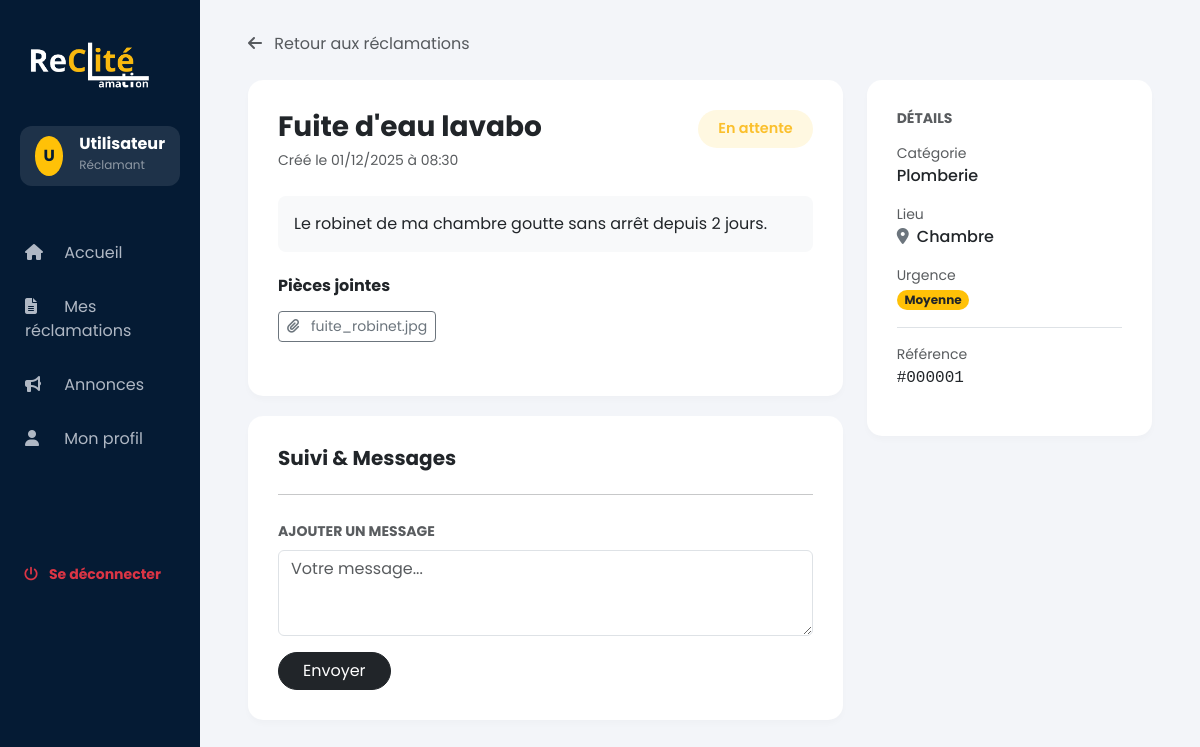
The app's page /reclamant/view.php?id=1 (signed in) with its own data.
### tables this page shows
CREATE TABLE `reclamations` (
                                `id` int(11) NOT NULL AUTO_INCREMENT,
                                `user_id` int(11) NOT NULL,
                                `categorie_id` int(11) NOT NULL,
                                `objet` varchar(255) NOT NULL,
                                `description` text NOT NULL,
                                `lieu` varchar(255) DEFAULT NULL,
                                `urgence` enum('Faible','Moyenne','Haute','Urgent') DEFAULT 'Faible',
                                `statut` enum('en_attente','en_cours','resolu','rejete') NOT NULL DEFAULT 'en_attente',
                                `date_creation` datetime DEFAULT current_timestamp(),
                                PRIMARY KEY (`id`),
                                KEY `user_id` (`user_id`),
                                KEY `categorie_id` (`categorie_id`),
                                CONSTRAINT `reclamations_ibfk_1` FOREIGN KEY (`user_id`) REFERENCES `users` (`id`) ON DELETE CASCADE,
                                CONSTRAINT `reclamations_ibfk_2` FOREIGN KEY (`categorie_id`) REFERENCES `categories` (`id`) ON DELETE CASCADE
);

CREATE TABLE `pieces_jointes` (
                                  `id` int(11) NOT NULL AUTO_INCREMENT,
                                  `reclamation_id` int(11) NOT NULL,
                                  `chemin_fichier` varchar(255) NOT NULL,
                                  `nom_fichier` varchar(255) NOT NULL,
                                  PRIMARY KEY (`id`),
                                  KEY `reclamation_id` (`reclamation_id`),
                                  CONSTRAINT `pieces_jointes_ibfk_1` FOREIGN KEY (`reclamation_id`) REFERENCES `reclamations` (`id`) ON DELETE CASCADE
);

CREATE TABLE `categories` (
                              `id` int(11) NOT NULL AUTO_INCREMENT,
                              `nom` varchar(100) NOT NULL,
                              PRIMARY KEY (`id`)
);

### reclamant/view.php (the view, shortened to what this page needs)
<?php
require_once '../config/db.php';
$id = $_GET['id'];
$user_id = $_SESSION['user_id'];
$stmt = $pdo->prepare("
    SELECT r.*, c.nom as categorie_nom
    FROM reclamations r
    JOIN categories c ON r.categorie_id = c.id
    WHERE r.id = ? AND r.user_id = ?
");
$stmt->execute([$id, $user_id]);
$reclamation = $stmt->fetch(PDO::FETCH_ASSOC);
$stmt = $pdo->prepare("SELECT * FROM pieces_jointes WHERE reclamation_id = ?");
$stmt->execute([$id]);
$pieces = $stmt->fetchAll(PDO::FETCH_ASSOC);
?>
<!DOCTYPE html>
<html lang="fr">
<head>
    <link href="https://cdn.jsdelivr.net/npm/bootstrap@5.3.2/dist/css/bootstrap.min.css" rel="stylesheet">
    <link rel="stylesheet" href="https://cdnjs.cloudflare.com/ajax/libs/font-awesome/6.4.0/css/all.min.css">
</head>
<body>
<div class="container-fluid">
    <div class="row">
        <div class="col-md-3 col-lg-2 sidebar d-none d-md-block px-0">
            <div style="margin: 0 20px 25px 20px;">
                <img src="../assets/img/Rec_Blanc.png" alt="Logo Syndic" style="width: 137px; height: auto;">
            </div>
            <div class="user-profile-card d-flex align-items-center">
                <?php if (!empty($_SESSION['user_avatar'])): ?>
                    <img src="../uploads/avatars/<?php echo htmlspecialchars($_SESSION['user_avatar']); ?>" class="avatar-small me-3" style="width: 40px; height: 40px; border-radius: 50%; object-fit: cover; aspect-ratio: 1/1;" alt="Avatar">
                <?php else: ?>
                    <div class="avatar-small me-3" style="width: 40px; height: 40px; background-color: var(--accent-yellow); color: var(--sidebar-bg); border-radius: 50%; display: flex; align-items: center; justify-content: center; font-weight: 700;">
                        <?php
                        $vals = explode(' ', $_SESSION['user_name'] ?? 'User');
                        echo strtoupper(substr($vals[0], 0, 1) . substr($vals[1] ?? '', 0, 1));
                        ?>
                    </div>
                <?php endif; ?>
                <div>
                    <div class="fw-bold lh-1"><?php echo htmlspecialchars($_SESSION['user_name'] ?? 'Utilisateur'); ?></div>
                    <small class="text-white-50" style="font-size: 12px;">Réclamant</small>
                </div>
            </div>
            <ul class="nav flex-column">
                <li class="nav-item"><a href="dashboard.php" class="nav-link"><i class="fas fa-home"></i> Accueil</a></li>
                <li class="nav-item"><a href="my_reclamations.php" class="nav-link"><i class="fas fa-file-alt"></i> Mes réclamations</a></li>
                <li class="nav-item"><a href="announcements.php" class="nav-link"><i class="fas fa-bullhorn"></i> Annonces</a></li>
                <li class="nav-item"><a href="profile.php" class="nav-link"><i class="fas fa-user"></i> Mon profil</a></li>
            </ul>
            <div class="mt-5 pt-5 px-4">
                <a href="../logout.php" class="text-danger text-decoration-none small fw-bold"><i class="fas fa-power-off me-2"></i> Se déconnecter</a>
            </div>
        </div>
        <div class="col-md-9 col-lg-10 main-content">
            <div class="mb-4">
                <a href="my_reclamations.php" class="text-muted text-decoration-none"><i class="fas fa-arrow-left me-2"></i> Retour aux réclamations</a>
            </div>
            <div class="row">
                <div class="col-lg-8">
                    <div class="card-custom">
                        <div class="d-flex justify-content-between align-items-start mb-4">
                            <div>
                                <h3 class="fw-bold mb-1"><?php echo htmlspecialchars($reclamation['objet']); ?></h3>
                                <span class="text-muted small">Créé le <?php echo date('d/m/Y à H:i', strtotime($reclamation['date_creation'])); ?></span>
                            </div>
                            <span class="status-badge status-<?php echo $reclamation['statut']; ?>">
                                <?php echo ucfirst(str_replace('_', ' ', $reclamation['statut'])); ?>
                            </span>
                        </div>
                        <div class="p-3 bg-light rounded-3 mb-4">
                            <p class="mb-0 text-dark"><?php echo nl2br(htmlspecialchars($reclamation['description'])); ?></p>
                        </div>
                        <?php if (count($pieces) > 0): ?>
                            <h6 class="fw-bold mb-3">Pièces jointes</h6>
                            <div class="d-flex gap-2 mb-4">
                                <?php foreach ($pieces as $pj): ?>
                                    <a href="../uploads/<?php echo htmlspecialchars($pj['chemin_fichier']); ?>" target="_blank" class="btn btn-sm btn-outline-secondary">
                                        <i class="fas fa-paperclip me-2"></i> <?php echo htmlspecialchars($pj['nom_fichier']); ?>
                                    </a>
                                <?php endforeach; ?>
                            </div>
                        <?php endif; ?>
                    </div>
                    <div class="card-custom">
                        <h5 class="fw-bold mb-4">Suivi & Messages</h5>
                        <hr class="my-4">
                        <form method="POST">
                            <div class="mb-3">
                                <label class="form-label fw-bold small text-uppercase text-muted">Ajouter un message</label>
                                <textarea name="contenu" class="form-control" rows="3" placeholder="Votre message..." required></textarea>
                            </div>
                            <button type="submit" class="btn btn-dark rounded-pill px-4">Envoyer</button>
                        </form>
                    </div>
                </div>
                <div class="col-lg-4">
                    <div class="card-custom">
                        <h6 class="fw-bold mb-3 text-muted text-uppercase small">Détails</h6>
                        <ul class="list-unstyled">
                            <li class="mb-3">
                                <span class="d-block text-muted small">Catégorie</span>
                                <span class="fw-medium"><?php echo htmlspecialchars($reclamation['categorie_nom']); ?></span>
                            </li>
                            <li class="mb-3">
                                <span class="d-block text-muted small">Lieu</span>
                                <span class="fw-medium">
                                    <i class="fas fa-map-marker-alt text-secondary me-1"></i>
                                    <?php echo htmlspecialchars($reclamation['lieu'] ?? 'Non spécifié'); ?>
                                </span>
                            </li>
                            <li class="mb-3">
                                <span class="d-block text-muted small">Urgence</span>
                                <?php
                                $urg = $reclamation['urgence'] ?? 'Faible';
                                $badgeClass = 'bg-secondary';
                                if ($urg === 'Moyenne') $badgeClass = 'bg-warning text-dark';
                                ?>
                                <span class="badge rounded-pill <?php echo $badgeClass; ?> mt-1">
                                    <?php echo htmlspecialchars($urg); ?>
                                </span>
                            </li>
                            <li class="mb-3 border-top pt-3">
                                <span class="d-block text-muted small">Référence</span>
                                <span class="fw-medium font-monospace">#<?php echo str_pad($reclamation['id'], 6, '0', STR_PAD_LEFT); ?></span>
                            </li>
                        </ul>
                    </div>
                </div>
            </div>
        </div>
    </div>
</div>
</body>
</html>

### reclamant/view.php (style rules this page uses)
:root { --sidebar-bg: #051b34; --body-bg: #f3f5f9; --accent-yellow: #ffc107; }
body { font-family: 'Poppins', sans-serif; background-color: var(--body-bg); overflow-x: hidden; }
.sidebar { background-color: var(--sidebar-bg); min-height: 100vh; color: white; padding-top: 2rem; }
.user-profile-card { background: rgba(255, 255, 255, 0.1); border-radius: 12px; padding: 10px 15px; margin: 0 20px 40px 20px; }
.nav-link { color: #b0b8c4; padding: 15px 25px; transition: 0.3s; }
.nav-link i { width: 25px; margin-right: 10px; }
.main-content { padding: 2rem 3rem; }
.card-custom { background: white; border-radius: 15px; border: none; box-shadow: 0 4px 6px rgba(0,0,0,0.02); padding: 30px; margin-bottom: 20px; }
.status-badge { padding: 8px 20px; border-radius: 50px; font-weight: 600; font-size: 0.9rem; display: inline-block; }
.status-en_attente { background-color: #fff8e1; color: #fbc02d; }

### records on screen
reclamations: objet "Fuite d'eau lavabo", date_creation "01/12/2025 à 08:30", statut "En attente", description "Le robinet de ma chambre goutte sans arrêt depuis 2 jours.", categorie.nom "Plomberie", lieu "Chambre", urgence "Moyenne", id "000001"
pieces_jointes: nom_fichier "fuite_robinet.jpg"

### other values on screen
substr($vals[0], 0, 1) . substr($vals[1] ?? '', 0, 1) "U"
$_SESSION['user_name'] "Utilisateur"
